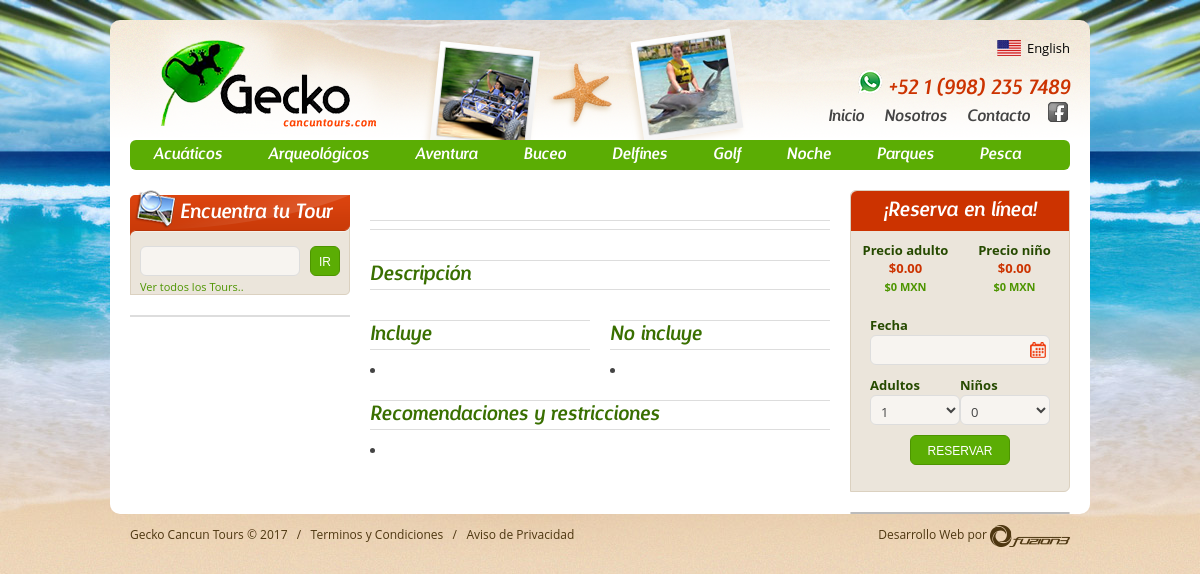
Page /tour.php on the committed database.
### tables this page shows
CREATE TABLE `categorias` (
  `id_cat` int(11) NOT NULL AUTO_INCREMENT,
  `nom_cat` varchar(100) NOT NULL,
  `nom_catIng` varchar(100) DEFAULT NULL,
  `imagen_cat` varchar(200) DEFAULT NULL,
  `texto_cat` text,
  `texto_catIng` text,
  `titleCat` varchar(200) DEFAULT NULL,
  `titleCatIng` varchar(200) DEFAULT NULL,
  `descriptionCat` text,
  `descriptionCatIng` text,
  `keywordsCat` text,
  `keywordsCatIng` text,
  PRIMARY KEY (`id_cat`)
);

CREATE TABLE `tipo_cambio` (
  `id_tipo` int(11) NOT NULL AUTO_INCREMENT,
  `tipo_cambio` double(10,2) NOT NULL,
  PRIMARY KEY (`id_tipo`)
);

### include/config.php (called while the page is built, shortened)
<?php
$idiomaDB ="";
$carpetaRaiz = "/";
$page = basename($_SERVER['SCRIPT_NAME']);
if($_SERVER['SERVER_PORT'] and $_SERVER['SERVER_PORT'] <> 80 ){$path = 'http://'.$_SERVER['SERVER_NAME'].':'.$_SERVER['SERVER_PORT'].$carpetaRaiz;}
else {$path = 'http://'.$_SERVER['SERVER_NAME'].$carpetaRaiz;}
?>

### include/function.php (called while the page is built, shortened)
<?php
if (!function_exists("GetSQLValueString")) {
function GetSQLValueString($theValue, $theType, $theDefinedValue = "", $theNotDefinedValue = "")
{
  $theValue = function_exists("mysql_real_escape_string") ? mysql_real_escape_string($theValue) : mysql_escape_string($theValue);
  switch ($theType) {
    case "long":
    case "int":
      $theValue = ($theValue != "") ? intval($theValue) : "NULL";
      break;
  }
  return $theValue;
}
}
function urls_amigables($url) {
$url = strtolower($url);
$find = array('&aacute;', '&eacute;', '&iacute;', '&oacute;', '&uacute;', '&ntilde;', '&amp;', '&');
$repl = array('a', 'e', 'i', 'o', 'u', 'n', 'and', '');
$url = str_replace ($find, $repl, $url);
$find = array(' ', '&', '\r\n', '\n', '+');
$url = str_replace ($find, '-', $url);
$find = array('/[^a-z0-9\-<>]/', '/[\-]+/', '/<[^>]*>/');
$repl = array('', '-', '');
$url = preg_replace ($find, $repl, $url);
return $url;
}
?>

### tour.php (the view, shortened to what this page needs)
<?php
require_once('Connections/conexion.php');
include("include/config.php");
include('include/function.php');
$colname_tour = "-1";
$query_tour = sprintf("SELECT * FROM tours AS T INNER JOIN localizacion AS L ON (T.localizacion_id = L.id_localizacion) INNER JOIN  categorias AS C ON (T.cat_id = C.id_cat) WHERE listado = 'SI' AND id_tour = %s", GetSQLValueString($colname_tour, "int"));
$tour = mysql_query($query_tour, $conexion) or die(mysql_error());
$row_tour = mysql_fetch_assoc($tour);
$query_tipoCambio = "SELECT * FROM tipo_cambio WHERE id_tipo = 1";
$tipoCambio = mysql_query($query_tipoCambio, $conexion) or die(mysql_error());
$row_tipoCambio = mysql_fetch_assoc($tipoCambio);
?>
<?php include("include/html.php"); ?>
<head>
<?php include("include/css.php"); ?>
<link rel="stylesheet" href="<?php echo $path; ?>css/flexslider.css">
</head>
<body>
<div id="wrapper">
<div class="container">
<?php include("include/header.php"); ?>
<?php include("include/aside.php"); ?>
<?php
	$precio_adulto = $row_tour['precio_adulto'];
	$precio_nino = $row_tour['precio_nino'];
	$tipoCambio = $row_tipoCambio['tipo_cambio'];
	$PrecioAdulto = $precio_adulto * $tipoCambio;
	$PrecioNino = $precio_nino * $tipoCambio;
?>
<div class="eight columns">
<h1 class="titulo"><? echo $row_tour['nom_tour'.$idiomaDB];?></h1>
<br>
<p class="titulo"><?php echo DESCRIPCION; ?></p>
<div class="four columns alpha">
<p class="titulo"><?php echo INCLUYE;  ?></p>
<ul class="lista">
<?
$incluye = explode("\n",$row_tour['title'.$idiomaDB]);
foreach($incluye as $key=>$value) {
?>
<li><? echo $value; ?></li>
<? }  ?>
</ul>
</div>
<div class="four columns omega">
<p class="titulo"><?php echo NOINCLUYE; ?></p>
<ul class="lista">
<?
$no_incluye = explode("\n",$row_tour['keywords'.$idiomaDB]);
foreach($no_incluye as $key=>$value) {
?>
<li><? echo $value; ?></li>
<? }  ?>
</ul>
</div>
<p class="titulo"><?php echo RECOMENDACION; ?></p>
<ul class="lista">
<?
$description = explode("\n",$row_tour['description'.$idiomaDB]);
foreach($description as $key=>$value) {
?>
<li><? echo $value; ?></li>
<? }  ?>
</ul>
</div>
<div class="four columns">
<div class="precios">
<p class="titulo"><?php echo RESERVAYA; ?></p>
<div class="preTour middle column">
<?php $precio_adulto = number_format($row_tour['precio_adulto'],2); ?>
<p><?php echo PRECIOADULTO; ?> <span>$<?php echo $precio_adulto; ?> <?php echo $row_tour['tm']; ?></span><a class="preciosmxn" href="#">$<?php echo round($PrecioAdulto,2) ." MXN"; ?></a></p>
</div>
<div class="preTour middle column">
<?php $precio_nino = number_format($row_tour['precio_nino'], 2); ?>
<p><?php echo PRECIONINO; ?> <span>$<?php echo $precio_nino; ?> <?php echo $row_tour['tm']; ?></span><a class="preciosmxn" href="#">$<?php echo round($PrecioNino,2) ." MXN"; ?></a></p>
</div>
<form class="reservar" id="reservar">
<label><?php echo FECHA; ?></label>
<input name="fecha" type="text" class="date" id="fecha" autocomplete="off">
<fieldset class="middle column">
<label><?php echo ADULTOS; ?></label>
<select name="adultos" id="adultos">
                <?php $cont = 0; do { $cont ++; ?>
					<option value="<?php echo $cont; ?>"><?php echo $cont; ?></option>
                    <?php }while($cont <= 9); ?>
            	</select>
</fieldset>
<label><?php echo NINOS; ?></label>
<fieldset class="middle column">
<select name="ninos" id="ninos">
					<option value="0" selected="selected">0</option>
            	</select>
</fieldset>
<button><?php echo FORMRESERVAR; ?></button>
</form>
</div>
<div class="borde radius margin-bottom">
</div>
</div>
</div>
</div>
<?php include("include/footer.php"); ?>
</body>
</html>

### include/header.php
<?php
$arrCategoria = array();
$query_categorias = "SELECT * FROM categorias ORDER BY nom_cat ASC";
$categorias = mysql_query($query_categorias, $conexion) or die("Error en Array Categoria de Header: ".$query_categorias);
while ($row_categorias = mysql_fetch_assoc($categorias)){
	array_push( $arrCategoria,$row_categorias );
	}
?>
<header class="sixteen columns">
<a href="<?php echo $path; ?>" title="<?php echo EMPRESA; ?>" id="logo"><img src="<?php echo $path; ?>imagenes/logo.png" alt="<?php echo EMPRESA; ?>"></a>
<a href="http://www.geckocancuntours.com/en/" title="<?php echo IDIOMA; ?>" id="idioma"><span class="<?php echo BANDERA; ?>"><?php echo IDIOMA; ?></span></a>
<p id="contacto"><img src="<?php echo $path; ?>imagenes/iconos/whatsapp.png"><span> +52 1 (998) 235 7489</span></p>
<ul id="rs">
<li><a href="https://www.facebook.com/geckocancun" class="facebook" title="Facebook" target="_blank">Facebook</a></li>
</ul>
<ul class="menu">
  <li><a href="<?php echo $path; ?>"<?php if ($page == 'index.php') {?> class="activo"<?php } ?>><?php echo NAVINICIO; ?></a></li>
  <li><a href="<?php echo $path; ?>nosotros.php"><?php echo NAVNOSOTROS; ?></a></li>
  <li><a href="<?php echo $path; ?>contacto.php" <?php if ($page == 'contacto.php') {?> class="activo" <?php } ?>><?php echo NAVCONTACTO; ?></a></li>
</ul>
<nav>
<ul>
<?php foreach($arrCategoria as $categoria) {
$nom_cat = htmlentities($categoria['nom_cat'.$idiomaDB], ENT_COMPAT, 'utf-8');
?>
<li>
<a href="<?php echo $path; ?>tours/<?php echo $categoria['id_cat']."-".urls_amigables($nom_cat).".php"; ?>" <? if(isset($_GET['id_cat']) && $_GET['id_cat'] == $categoria['id_cat']){?> class="activo" <? } ?>><?php echo $categoria['nom_cat']; ?></a>
</li>
<?php } ?>
</ul>
</nav>
</header>

### css/skeleton.css (style rules this page uses)
.container { position: relative; width: 960px; margin: 0 auto; padding: 0; }
.container .column, .container .columns { float: left; display: inline; margin-left: 10px; margin-right: 10px; }
.column.alpha, .columns.alpha { margin-left: 0; }
.column.omega, .columns.omega { margin-right: 0; }
.container .four.columns { width: 220px; }
.container .eight.columns { width: 460px; }
.container .sixteen.columns { width: 940px; }
.container .middle.column { width: 50%; margin-left:0!important; margin-right:0!important; }
.container:after { content: "\0020"; display: block; height: 0; clear: both; visibility: hidden; }

### rows in the picture
categorias: nom_cat "Acuáticos"
categorias: nom_cat "Arqueológicos"
categorias: nom_cat "Aventura"
categorias: nom_cat "Buceo"
categorias: nom_cat "Delfines"
categorias: nom_cat "Golf"
categorias: nom_cat "Noche"
categorias: nom_cat "Parques"
categorias: nom_cat "Pesca"
tipo_cambio: tipo_cambio "0"

### other values in the picture
IDIOMA "English"
NAVINICIO "Inicio"
NAVNOSOTROS "Nosotros"
NAVCONTACTO "Contacto"
FORMBUSCARTITULO "Encuentra tu Tour"
FORMBUSCARBOTON "IR"
DESCRIPCION "Descripción"
INCLUYE "Incluye"
NOINCLUYE "No incluye"
RECOMENDACION "Recomendaciones y restricciones"
RESERVAYA "¡Reserva en línea!"
PRECIOADULTO "Precio adulto"
$precio_adulto "0.00"
PRECIONINO "Precio niño"
$precio_nino "0.00"
